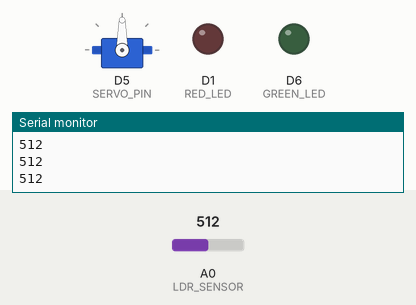
Recording of a sketch running on a simulated ESP8266 (NodeMCU). On the bench: servo, output pins drawn as LEDs (lit = HIGH), the last lines printed to the serial monitor. The test bench sets the inputs (shaded band); at power-on: A0 (LDR_SENSOR) = 512.

Above: at 1.2 s.
1.3 s: A0 (LDR_SENSOR) set to 374
2.8 s: A0 (LDR_SENSOR) set to 352
At 2.96 s:
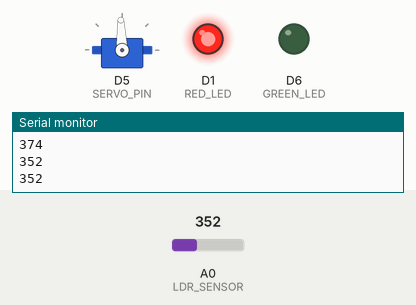
5.8 s: A0 (LDR_SENSOR) set to 1023
At 5.97 s:
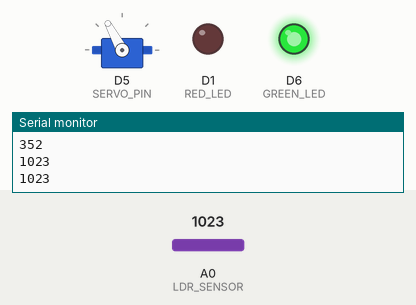
8.8 s: A0 (LDR_SENSOR) set to 969
11.8 s: A0 (LDR_SENSOR) set to 938
At 11.8 s:
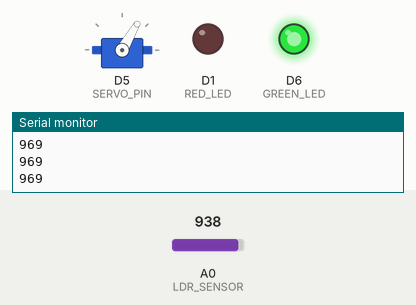
13.3 s: A0 (LDR_SENSOR) set to 306
At 13.5 s:
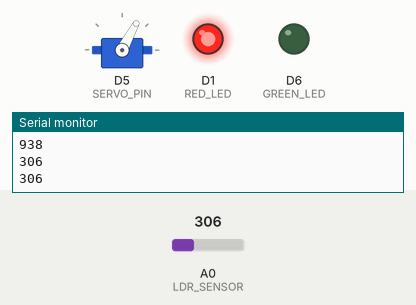
Timing chart, 0 to 22.8 s (numbered marks = the images above; inputs shaded):
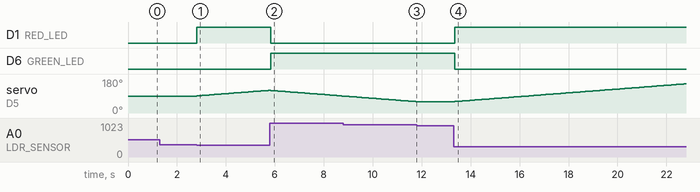

The sketch:

LDRSunflower.ino
```cpp
#define LDR_SENSOR A0
#define SERVO_PIN D5
#define TOLERANCE 150
#define GREEN_LED D6
#define RED_LED D1
#include <Servo.h>

Servo servo;
int pos = 90;

void setup() {
  pinMode(LDR_SENSOR, INPUT);
  pinMode(GREEN_LED, OUTPUT);
  pinMode(RED_LED, OUTPUT);
  servo.attach( SERVO_PIN );
  servo.write(0);
  Serial.begin(9600);
}

void loop() {
  Serial.println(analogRead(LDR_SENSOR));
  if (analogRead(LDR_SENSOR) < (512-TOLERANCE) && analogRead(LDR_SENSOR) > 40)
  {
    if (pos < 180){
        turnOnLed(LOW, HIGH); //Liga o vermelho do led RGB enquanto desliga o verde
        pos++;
    }
  }

  if (analogRead(LDR_SENSOR) > (800+TOLERANCE))
  {
    if (pos > 10){
        turnOnLed(HIGH, LOW); // Liga verde/Desliga vermelho
        pos--;
    }
  }
  servo.write(pos);
  delay(100);
}

void turnOnLed(int greenLed, int redLed){
   digitalWrite(RED_LED, redLed);
   digitalWrite(GREEN_LED, greenLed);
}
```

Measured:
- the behaviour switches between 362 and 361 on A0 (LDR_SENSOR) (found by bisection; images 0 and 1)
- the behaviour switches between 951 and 950 on A0 (LDR_SENSOR) (found by bisection; images 2 and 3)
- after the input at 2.8 s, D1 (RED_LED): LOW → HIGH at once; servo on D5 (SERVO_PIN): moves from 90° to 120° over 2.9 s, starting at once
- after the input at 5.8 s, D1 (RED_LED): HIGH → LOW at once; D6 (GREEN_LED): LOW → HIGH at once
- after the input at 11.8 s, servo on D5 (SERVO_PIN): stays 60° (without the input it goes to 59° after 0.05 s)
- after the input at 13.3 s, D1 (RED_LED): LOW → HIGH after 0.06 s; D6 (GREEN_LED): HIGH → LOW after 0.06 s; servo on D5 (SERVO_PIN): moves from 60° to 154° over 9.3 s, starting after 0.06 s
